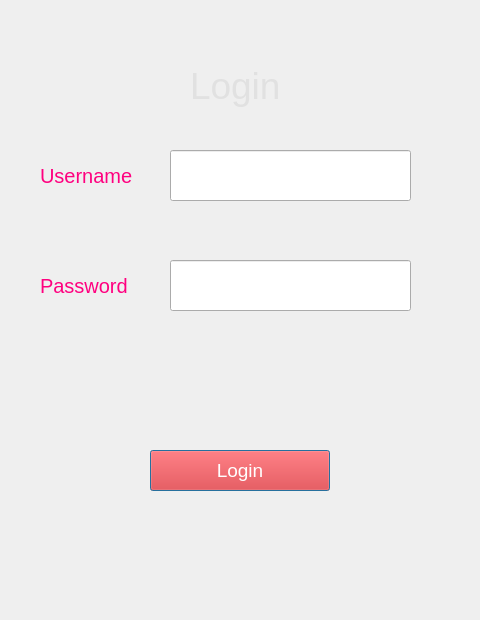
<?xml version="1.0" encoding="UTF-8"?>
<ui version="4.0">
 <class>Dialog</class> 
 <widget class="QDialog" name="Dialog">
  <property name="geometry">
   <rect>
    <x>0</x>
    <y>0</y>
    <width>480</width>
    <height>620</height>
   </rect>
  </property>
  <property name="windowTitle">
   <string>Dialog</string>
  </property>
  <property name="styleSheet">
   <string notr="true">background-image: url(img.jpg);</string>
  </property>
  <widget class="QLabel" name="label">
   <property name="geometry">
    <rect>
     <x>190</x>
     <y>50</y>
     <width>121</width>
     <height>71</height>
    </rect>
   </property>
   <property name="styleSheet">
    <string notr="true">color:rgb(225, 225, 225); font-size:28pt;</string>
   </property>
   <property name="text">
    <string>Login</string>
   </property>
  </widget>
  <widget class="QLabel" name="label_2">
   <property name="geometry">
    <rect>
     <x>40</x>
     <y>160</y>
     <width>160</width>
     <height>31</height>
    </rect>
   </property>
   <property name="styleSheet">
    <string notr="true">font-size:15pt; color:rgb(255, 0, 127)</string>
   </property>
   <property name="text">
    <string>Username</string>
   </property>
  </widget>
  <widget class="QLineEdit" name="email">
   <property name="geometry">
    <rect>
     <x>170</x>
     <y>150</y>
     <width>241</width>
     <height>51</height>
    </rect>
   </property>
   <property name="styleSheet">
    <string notr="true">font-size:14pt; color:rgb(243, 243, 243)</string>
   </property>
  </widget>
  <widget class="QLineEdit" name="password">
   <property name="geometry">
    <rect>
     <x>170</x>
     <y>260</y>
     <width>241</width>
     <height>51</height>
    </rect>
   </property>
   <property name="styleSheet">
    <string notr="true">font-size:14pt; color:rgb(243, 243, 243)</string>
   </property>
   <property name="text">
    <string/>
   </property>
  </widget>
  <widget class="QLabel" name="label_3">
   <property name="geometry">
    <rect>
     <x>40</x>
     <y>270</y>
     <width>111</width>
     <height>31</height>
    </rect>
   </property>
   <property name="styleSheet">
    <string notr="true">font-size:15pt; color:rgb(255, 0, 127)</string>
   </property>
   <property name="text">
    <string>Password</string>
   </property>
  </widget>
  <widget class="QPushButton" name="loginbutton">
   <property name="geometry">
    <rect>
     <x>150</x>
     <y>450</y>
     <width>180</width>
     <height>41</height>
    </rect>
   </property>
   <property name="styleSheet">
    <string notr="true">background-color: rgb(255, 0, 0); font-size:14pt; color:rgb(255, 255, 255)</string>
   </property>
   <property name="text">
    <string>Login</string>
   </property>
  </widget>
  <!-- <widget class="QLabel" name="label_4">
   <property name="geometry">
    <rect>
     <x>180</x>
     <y>350</y>
     <width>171</width>
     <height>16</height>
    </rect>
   </property>
   <property name="styleSheet">
    <string notr="true">color:rgb(255, 255, 255)</string>
   </property>
   <property name="text">
    <string>Don't have an account?</string>
   </property>
  </widget> -->
  <!-- <widget class="QPushButton" name="createaccbutton">
   <property name="geometry">
    <rect>
     <x>320</x>
     <y>340</y>
     <width>93</width>
     <height>28</height>
    </rect>
   </property>
   <property name="styleSheet">
    <string notr="true">color:rgb(255, 255, 255)</string>
   </property>
   <property name="text">
    <string>Create Account</string>
   </property>
  </widget> -->
 </widget>
 <resources/>
 <connections/>
</ui>
